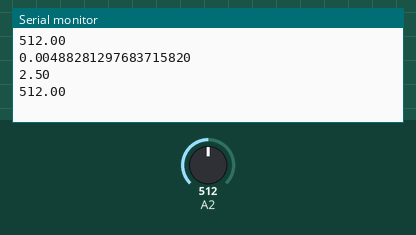
This sketch was run on a simulated Arduino Uno, built with avr-gcc and run on an emulated ATmega328P. Parts: the last lines printed to the serial monitor. The test bench sets the inputs (shaded band); at power-on: A2 = 512.

Above: at 8.3 s.
8.4 s: A2 set to 716
At 10.3 s:
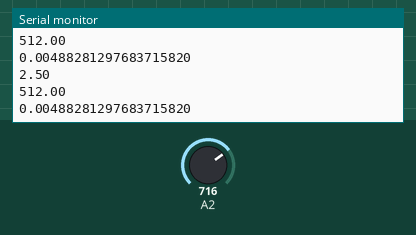
15.9 s: A2 set to 900
At 18.6 s:
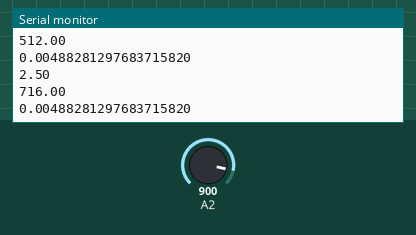
Timing chart, 0 to 20.1 s (numbered marks = the images above; inputs shaded):
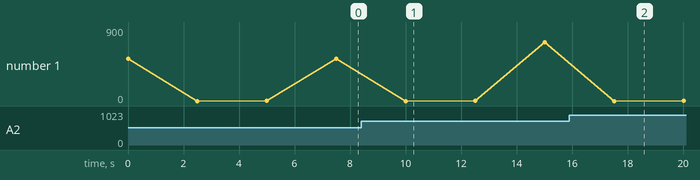

The sketch:

tp_8.ino
```cpp
// Code Arduino Baterrie

 float N_Value=0;
 float Quantum=0;
 float Tension_Ve=0;
void setup(){
    Serial.begin(9600);
         }
void loop(){
     N_Value = analogRead(A2);
    Serial.println(N_Value);
    delay(2500);
    Quantum = 0.004882813;
    Serial.println(Quantum,20);
    delay(2500);
   Tension_Ve = N_Value*Quantum;
    Serial.println(Tension_Ve);
    delay(2500);
    }
```

Measured:
- plotted number 1: 512 → 716 after the input at 8.4 s, 716 → 4.39 after the input at 15.9 s
